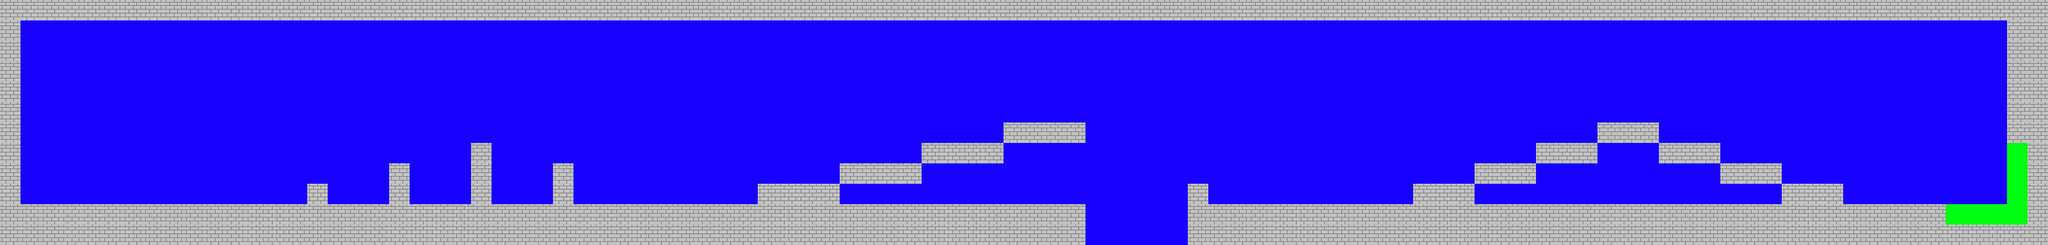

This game map was drawn from its Tiled (.tmx) file and the tilesets committed beside it. A one-line description and the trimmed map source follow:
An orthogonal 100x12 tile map with 32x32 px tiles, 3 tile layers (gray, Finish, blue) and 12 objects.

<map version="1.0" orientation="orthogonal" width="100" height="12" tilewidth="32" tileheight="32">
 <tileset firstgid="1" name="assets" tilewidth="32" tileheight="32">
  <image source="TownAssets.png" width="192" height="96" />
 </tileset>
 <layer name="gray" width="100" height="12">
  <data>[1200 cells, 356 non-empty, 1 distinct tile ids]</data>
 </layer>
 <layer name="Finish" width="100" height="12">
  <data>[1200 cells, 7 non-empty, 1 distinct tile ids]</data>
 </layer>
 <layer name="blue" width="100" height="12">
  <data>[1200 cells, 837 non-empty, 1 distinct tile ids]</data>
 </layer>
 <objectgroup name="Coins" width="100" height="12">
  <object x="2537" y="142" width="41" height="41">
   <ellipse />
  </object>
  <object x="2372" y="175" width="48" height="34">
   <ellipse />
  </object>
  <object x="2233" y="251" width="57" height="26">
   <ellipse />
  </object>
  <object x="1485" y="157" width="50" height="59">
   <ellipse />
  </object>
  <object x="1217" y="221" width="50" height="53">
   <ellipse />
  </object>
  <object x="738" y="175" width="38" height="50">
   <ellipse />
  </object>
  <object x="379" y="231" width="78" height="78">
   <ellipse />
  </object>
 </objectgroup>
 <objectgroup name="Mine" width="100" height="12">
  <object x="806" y="237" width="28" height="48">
   <ellipse />
  </object>
  <object x="1053" y="291" width="35" height="29">
   <ellipse />
  </object>
  <object x="2052" y="283" width="46" height="39">
   <ellipse />
  </object>
  <object x="2740" y="225" width="34" height="32">
   <ellipse />
  </object>
 </objectgroup>
 <objectgroup name="PowerUp" width="100" height="12">
  <object x="1788" y="227" width="38" height="36">
   <ellipse />
  </object>
 </objectgroup>
</map>